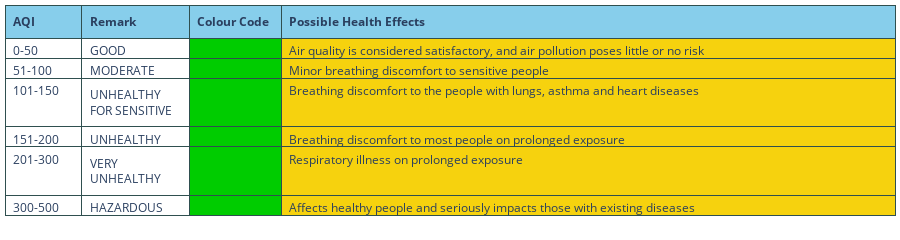

Write notebook code for a chart like this one.
### Markdown cell above
#### Setting Air Quality Index Scale and Color Legend
The table below defines the Air Quality Index scale as defined by the US-EPA 2016 standard: 

https://aqicn.org/scale/

### Code cell
colorscale = ['#00CC00','#F6D20E','#EF8414','#CC0000','#58109C','#990000']

PAPER_BGCOLOR = '#f5f2d0'
BGCOLOR = 'LightSteelBlue'
fig = go.Figure(data=[go.Table(
    columnorder = [1,2,3,4],
    columnwidth = [50,70,60,400],
    
    header=dict(values=['<b>AQI</b>', '<b>Remark</b>','<b>Colour Code</b>','<b>Possible Health Effects</b>'],
                line_color='darkslategray',
                fill_color='skyblue',
                align='left'),
    cells=dict(values=[['0-50','51-100','101-150','151-200','201-300','300-500'],
                       ['GOOD','MODERATE','UNHEALTHY FOR SENSITIVE','UNHEALTHY','VERY UNHEALTHY','HAZARDOUS'],
                       ['','','','','',''],
                       ['Air quality is considered satisfactory, and air pollution poses little or no risk','Minor breathing discomfort to sensitive people',\
                       'Breathing discomfort to the people with lungs, asthma and heart diseases',\
                       'Breathing discomfort to most people on prolonged exposure',\
                       'Respiratory illness on prolonged exposure','Affects healthy people and seriously impacts those with existing diseases']],
               line_color='darkslategray',
               fill_color=['rgb(255,255,255)',
                           'rgb(255,255,255)',
                            [color for color in colorscale],
                           'rgb(255,255,255)'],
               align='left'))
])

fig.update_layout(height=180,paper_bgcolor='white',margin=dict(l=5,r=5,t=5,b=5))
fig.show()

### Figure 1 — Plotly figure (JSON) as saved in the notebook; plotly's stock layout.template omitted (floating-point values rounded to 4 significant figures)
{"data": [{"cells": {"align": "left", "fill": {"color": ["rgb(255,255,255)", "rgb(255,255,255)", "#00CC00", "#F6D20E", "#EF8414", "#CC0000", "#58109C", "#990000", "rgb(255,255,255)"]}, "line": {"color": "darkslategray"}, "values": [["0-50", "51-100", "101-150", "151-200", "201-300", "300-500"], ["GOOD", "MODERATE", "UNHEALTHY FOR SENSITIVE", "UNHEALTHY", "VERY UNHEALTHY", "HAZARDOUS"], ["", "", "", "", "", ""], ["Air quality is considered satisfactory, and air pollution poses little or no risk", "Minor breathing discomfort to sensitive people", "Breathing discomfort to the people with lungs, asthma and heart diseases", "Breathing discomfort to most people on prolonged exposure", "Respiratory illness on prolonged exposure", "Affects healthy people and seriously impacts those with existing diseases"]]}, "columnwidth": [50, 70, 60, 400], "header": {"align": "left", "fill": {"color": "skyblue"}, "line": {"color": "darkslategray"}, "values": ["<b>AQI</b>", "<b>Remark</b>", "<b>Colour Code</b>", "<b>Possible Health Effects</b>"]}, "type": "table"}], "layout": {"height": 180, "margin": {"b": 5, "l": 5, "r": 5, "t": 5}, "paper_bgcolor": "white"}}
